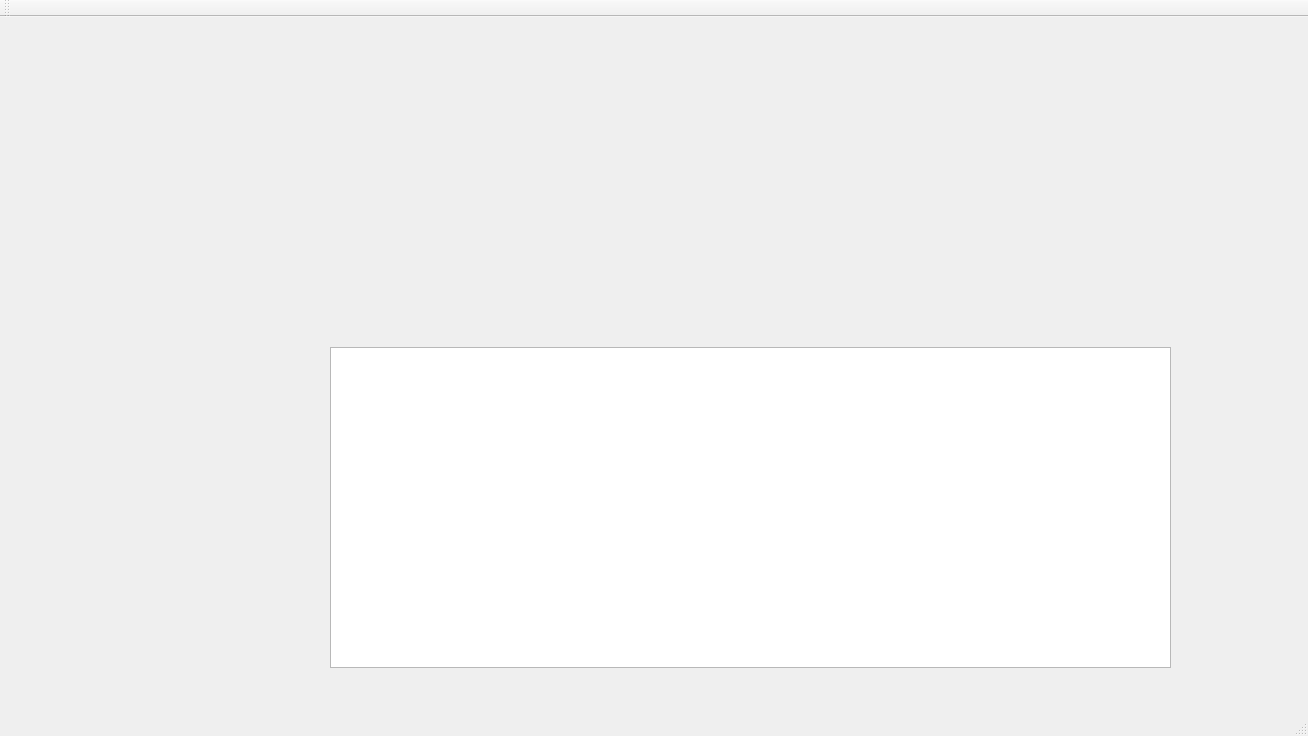
<?xml version="1.0" encoding="UTF-8"?>
<ui version="4.0">
 <class>MainWindow</class>
 <widget class="QMainWindow" name="MainWindow">
  <property name="geometry">
   <rect>
    <x>0</x>
    <y>0</y>
    <width>1308</width>
    <height>736</height>
   </rect>
  </property>
  <property name="windowTitle">
   <string>MainWindow</string>
  </property>
  <widget class="QWidget" name="centralWidget">
   <widget class="QCustomPlot" name="FixedI" native="true">
    <property name="geometry">
     <rect>
      <x>289</x>
      <y>40</y>
      <width>461</width>
      <height>241</height>
     </rect>
    </property>
   </widget>
   <widget class="QCustomPlot" name="MoveI" native="true">
    <property name="geometry">
     <rect>
      <x>800</x>
      <y>49</y>
      <width>431</width>
      <height>261</height>
     </rect>
    </property>
   </widget>
   <widget class="QGraphicsView" name="graphicsView">
    <property name="geometry">
     <rect>
      <x>330</x>
      <y>330</y>
      <width>841</width>
      <height>321</height>
     </rect>
    </property>
   </widget>
  </widget>
  <widget class="QMenuBar" name="menuBar">
   <property name="geometry">
    <rect>
     <x>0</x>
     <y>0</y>
     <width>1308</width>
     <height>21</height>
    </rect>
   </property>
  </widget>
  <widget class="QToolBar" name="mainToolBar">
   <attribute name="toolBarArea">
    <enum>TopToolBarArea</enum>
   </attribute>
   <attribute name="toolBarBreak">
    <bool>false</bool>
   </attribute>
  </widget>
  <widget class="QStatusBar" name="statusBar"/>
 </widget>
 <layoutdefault spacing="6" margin="11"/>
 <customwidgets>
  <customwidget>
   <class>QCustomPlot</class>
   <extends>QWidget</extends>
   <header location="global">qcustomplot.h</header>
   <container>1</container>
  </customwidget>
 </customwidgets>
 <resources/>
 <connections/>
</ui>
